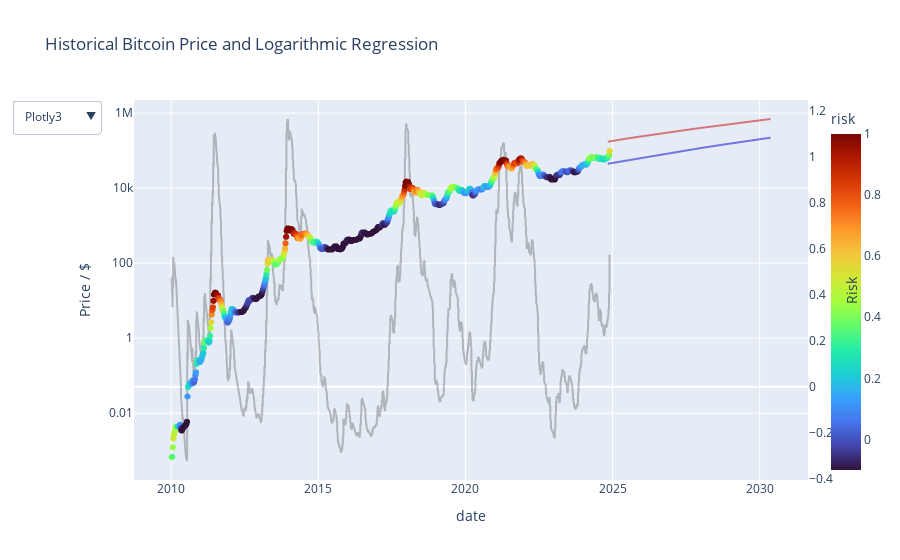

Here is the notebook cell this chart was saved with:
### Code cell
from bitcoin_risk.plotter import bitcoin_plot
fig = bitcoin_plot(btc)
fig.write_html('btc.html')
fig.show()

### Figure 1 — Plotly figure (JSON) as saved in the notebook; plotly's stock layout.template omitted (floating-point values rounded to 4 significant figures; data arrays with more than 128 entries replaced by an {"elided": "..."} marker saying what was removed)
{"data": [{"hovertemplate": "date=%{x}<br>usd=%{y}<br>risk=%{marker.color}<extra></extra>", "legendgroup": "", "marker": {"color": {"elided": "7438 float values"}, "coloraxis": "coloraxis", "symbol": "circle"}, "mode": "markers", "name": "", "showlegend": false, "type": "scattergl", "x": {"elided": "7438 str values"}, "xaxis": "x", "y": {"elided": "7438 float values"}, "yaxis": "y"}, {"line": {"color": "rgba(200, 000, 000, 0.5)"}, "mode": "lines", "name": "top", "showlegend": false, "type": "scatter", "x": {"elided": "2022 str values"}, "y": {"elided": "2022 float values"}, "yaxis": "y"}, {"line": {"color": "rgba(0, 000, 200, 0.5)"}, "mode": "lines", "name": "bottom", "showlegend": false, "type": "scatter", "x": {"elided": "2022 str values"}, "y": {"elided": "2022 float values"}, "yaxis": "y"}, {"line": {"color": "rgba(50, 50, 50, 0.3)"}, "mode": "lines", "name": "Risk", "showlegend": false, "type": "scatter", "x": {"elided": "7438 str values"}, "y": {"elided": "7438 float values"}, "yaxis": "y2"}], "layout": {"coloraxis": {"cmax": 1, "cmin": -0.1, "colorbar": {"title": {"text": "risk"}}, "colorscale": [[0, "#30123b"], [0.07143, "#4145ab"], [0.1429, "#4675ed"], [0.2143, "#39a2fc"], [0.2857, "#1bcfd4"], [0.3571, "#24eca6"], [0.4286, "#61fc6c"], [0.5, "#a4fc3b"], [0.5714, "#d1e834"], [0.6429, "#f3c63a"], [0.7143, "#fe9b2d"], [0.7857, "#f36315"], [0.8571, "#d93806"], [0.9286, "#b11901"], [1, "#7a0402"]]}, "hovermode": "x unified", "legend": {"tracegroupgap": 0}, "title": {"text": "Historical Bitcoin Price and Logarithmic Regression"}, "updatemenus": [{"buttons": [{"args": [{"coloraxis.colorscale": "Plotly3"}], "label": "Plotly3", "method": "relayout"}, {"args": [{"coloraxis.colorscale": "Viridis"}], "label": "Viridis", "method": "relayout"}, {"args": [{"coloraxis.colorscale": "Rainbow"}], "label": "Rainbow", "method": "relayout"}, {"args": [{"coloraxis.colorscale": "Jet"}], "label": "Jet", "method": "relayout"}], "direction": "down", "showactive": true}], "xaxis": {"anchor": "y", "domain": [0, 1], "title": {"text": "date"}}, "yaxis": {"anchor": "x", "domain": [0, 1], "title": {"text": "Price / $"}, "type": "log"}, "yaxis2": {"overlaying": "y", "showgrid": false, "side": "right", "title": {"text": "Risk"}, "type": "linear"}}}
